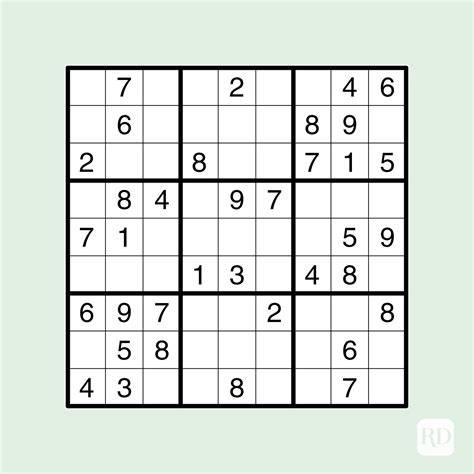
#> input picture data/OIP-1977465204.jpg, 474 x 474 px; its folder holds only this picture in this run
$ python -i image_parsing.py   (imports and definitions only)
#> lines starting #> are read from the running program, lines starting #| are printed output that depends on the picture; after the words box and inside, x2 and y2 are one past the last pixel; in counts of white or black regions, pixels touching at a corner belong together
#> further down, picture is the input picture: shape (474, 474, 3); mean B, G, R 221, 227, 220.5
from __future__ import annotations

import threading
from concurrent.futures import ThreadPoolExecutor
from typing import Any

import cv2
import numpy as np

from modules.ocr.errors import OCREngineError
from modules.ocr.factory import create_ocr_engine


class OCRMismatchError(Exception):
    """
    Exception raised when the number of predictions does not match the number of populated cells.
    """

    def __init__(self, message: str) -> None:
        super().__init__(message)


class ObjectDetectionError(Exception):
    """
    Exception raised when object detection fails.
    """

    def __init__(self, message: str) -> None:
        super().__init__(message)


class _OCREngine:
    _instance: Any | None = None
    _lock = threading.Lock()
    _executor = ThreadPoolExecutor(max_workers=1, thread_name_prefix="ocr")

    # [22 lines left out: functions _get_ocr_engine, clear_cache, not called in this run]

    def __init__(self) -> None:
        self._ocr = self._get_ocr_engine()

    def _predict(self, image: np.ndarray) -> list[Any]:
        return self._ocr.predict(image)


class InferenceEngine(_OCREngine):
    """
    Sudoku puzzle image to array parser.
    """

    def __init__(self) -> None:
        super().__init__()

    # [75 lines left out: functions __split_grid, __predict_digits, __std_masking, __parse_to_numpy, run, not called in this run]


def _threshold(image: np.ndarray) -> np.ndarray:
    gray = cv2.cvtColor(image, cv2.COLOR_BGR2GRAY)
    blur = cv2.GaussianBlur(gray, (7, 7), 0)
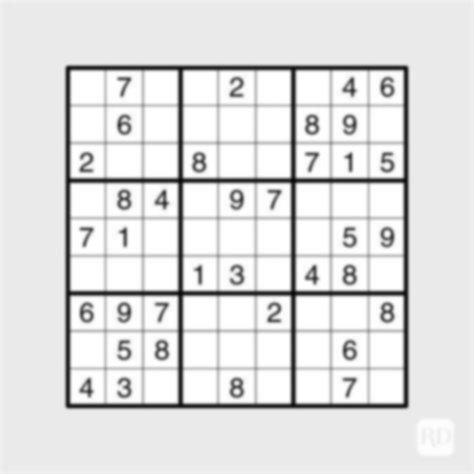
#> blur: shape (474, 474); min 7, max 255, mean 224.2
    return cv2.adaptiveThreshold(
        blur, 255, cv2.ADAPTIVE_THRESH_GAUSSIAN_C, cv2.THRESH_BINARY_INV, 11, 2
    )
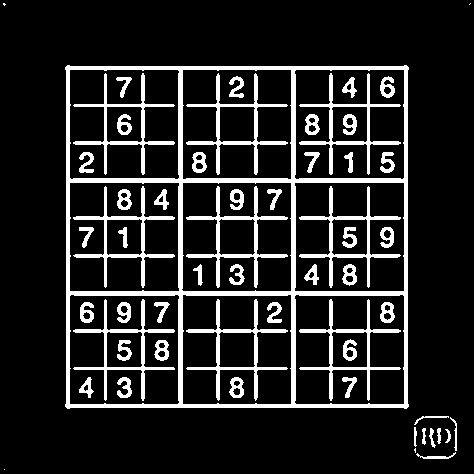
#> returned value: shape (474, 474); 13.7% white; 58 white regions (4 under 20 px)


# [11 lines left out: function draw_contour, not called in this run]


def _reorder(points: np.ndarray) -> np.ndarray:
    points = points.reshape((4, 2))
    new_points = np.zeros((4, 2), dtype=np.float32)

    add = points.sum(1)
    new_points[0] = points[np.argmin(add)]  # top-left
    new_points[2] = points[np.argmax(add)]  # bottom-right

    diff = np.diff(points, axis=1)
    new_points[1] = points[np.argmin(diff)]  # top-right
    new_points[3] = points[np.argmax(diff)]  # bottom-left

    return new_points


def extract_grid(img: np.ndarray, side: int = 450) -> np.ndarray:
    """
    Extracts a quadrilateral object from the given image.

    Args:
        img(np.ndarray): Image or video frame.
        side(int): Side length of the output.
    Returns:
        np.ndarray: The extracted object as a square.
    Raises:
        ObjectDetectionError: If no quadrilateral object can be detected.
    """
    img_thresh = _threshold(img)
    contours, _ = cv2.findContours(
        img_thresh, cv2.RETR_EXTERNAL, cv2.CHAIN_APPROX_SIMPLE
    )
#> contours = 13 contours, 4 with area under 20; largest, box (x1, y1, x2, y2) and area: (65, 65, 409, 409) 116305, (416, 452, 456, 459) 58, (429, 428, 436, 448) 38, (414, 416, 449, 425) 36, (450, 417, 457, 451) 35
    contour = max(contours, key=cv2.contourArea)
#> contour = contour of 24 points, box (x1, y1, x2, y2) (65, 65, 409, 409), area 116305

    peri = cv2.arcLength(contour, True)
#> peri = 1370.6

    approx = cv2.approxPolyDP(contour, 0.02 * peri, True)
#> approx = [[67, 65], [65, 406], [406, 408], [408, 67]]

    if not len(approx) == 4:
        raise ObjectDetectionError(
            f"Invalid shape {approx.shape}: Expected 4 vertices got {len(approx)}."
        )

    points = _reorder(approx)
#> in _reorder, `add = points.sum(1)`: add = [132, 471, 814, 475]
#> in _reorder, `diff = np.diff(points, axis=1)`: diff = [-2, 341, 2, -341]
#> points = [[67, 65], [408, 67], [406, 408], [65, 406]]

    pts1 = np.asarray(points, dtype=np.float32)
#> pts1 = [[67, 65], [408, 67], [406, 408], [65, 406]]
    pts2 = np.asarray(
        [[0, 0], [side, 0], [side, side], [0, side]],
        dtype=np.float32,
    )

    matrix = cv2.getPerspectiveTransform(pts1, pts2)
#> matrix = [[1.32, 0.00774, -88.92], [-0.00774, 1.32, -85.26], [-3.7e-19, -2.17e-21, 1]]
    warped = cv2.warpPerspective(img, matrix, (side, side))
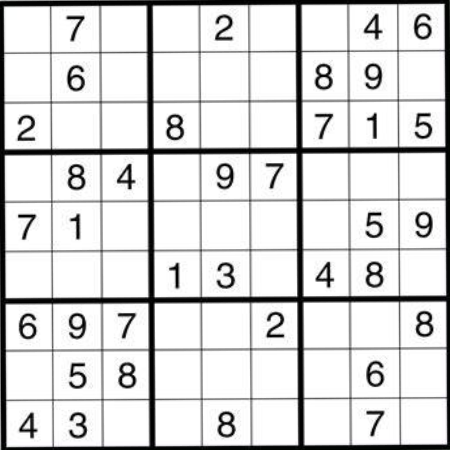
#> warped: shape (450, 450, 3); mean B, G, R 216.8, 216.7, 216.8

    return warped

>>> import cv2
>>> picture = cv2.imread('../data/OIP-1977465204.jpg')
>>> result = extract_grid(picture)

$ run again, on data/printable-sudoku-puzzles1.jpg
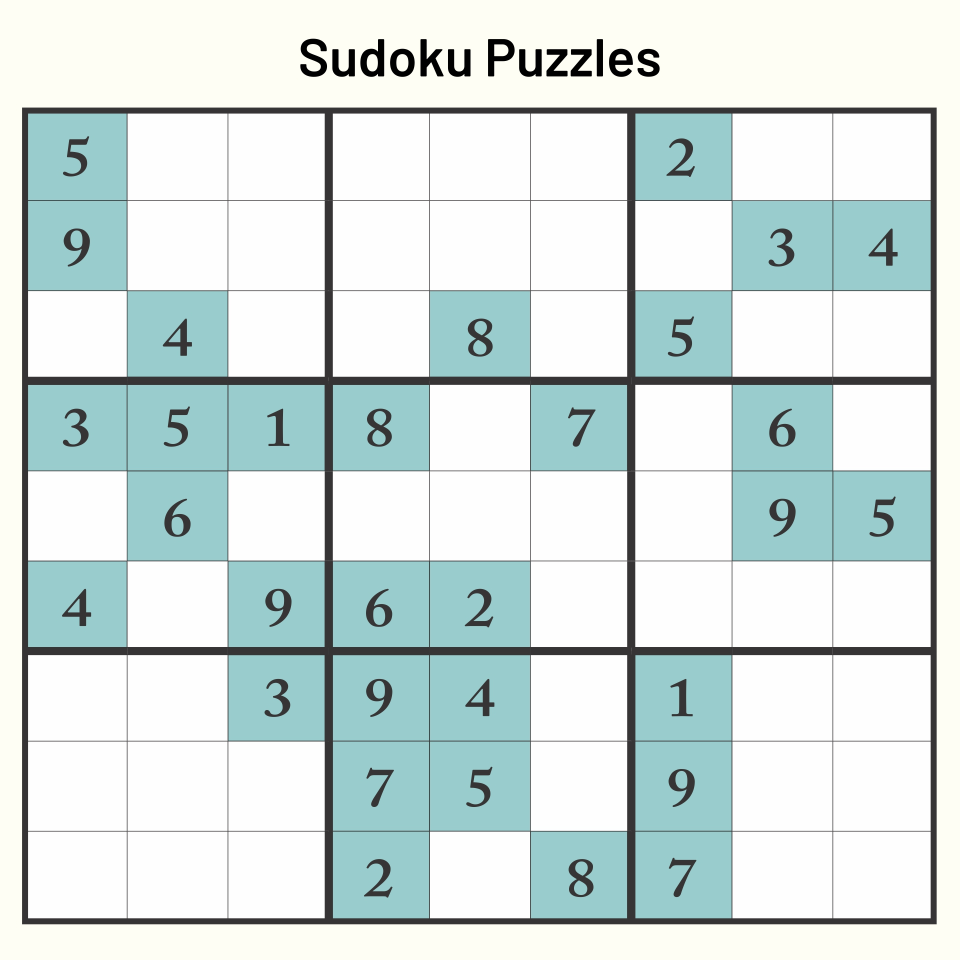
#> input picture data/printable-sudoku-puzzles1.jpg, 1920 x 1920 px (shown at 1/2 size)
#> picture is the input picture: shape (1920, 1920, 3); mean B, G, R 222.7, 224.2, 210.4
#> in _threshold, `return cv2.adaptiveThreshold( blur, 255, cv2.ADAPTIVE_THRESH_GAUSSIAN_..`:
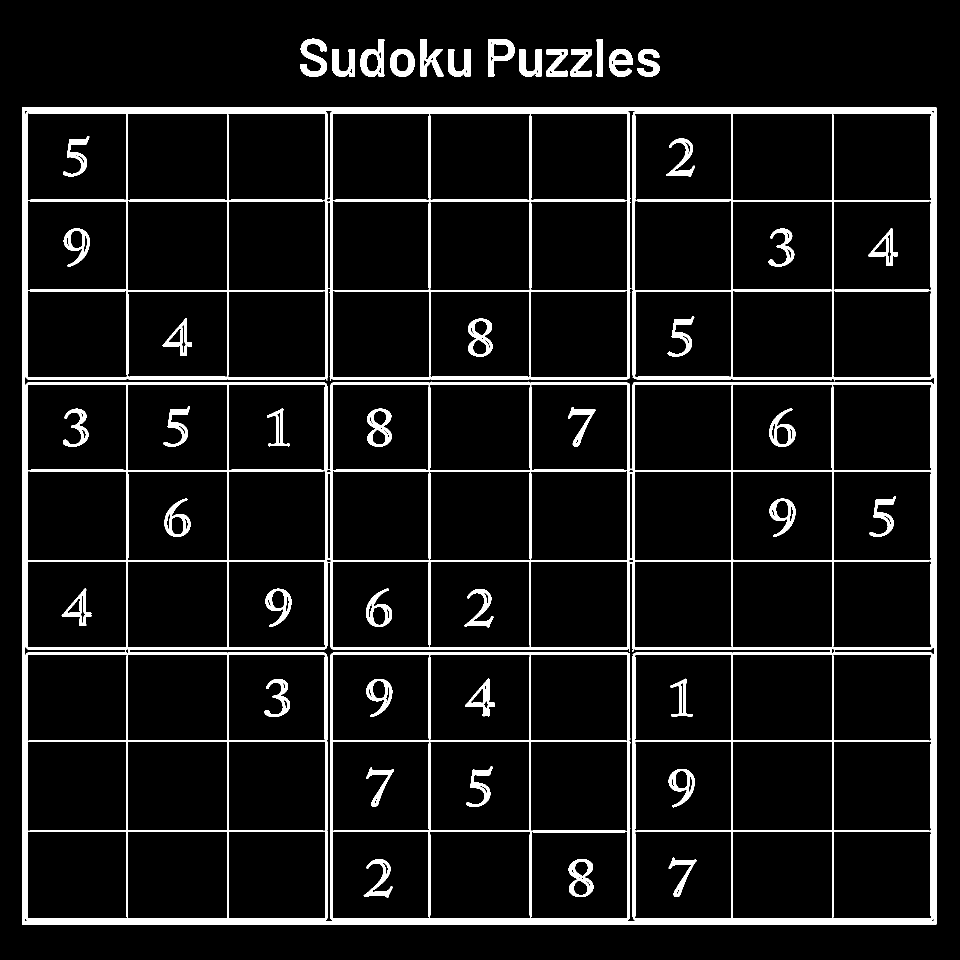
#> returned value: shape (1920, 1920) (shown at 1/2 size); 8% white; 45 white regions
#> contours = 14 contours; largest, box (x1, y1, x2, y2) and area: (44, 215, 1874, 1849) 2985130, (721, 78, 769, 154) 2484, (976, 78, 1029, 153) 2412, (780, 98, 829, 154) 2165, (600, 77, 654, 154) 1891
#> contour = contour of 10 points, box (x1, y1, x2, y2) (44, 215, 1874, 1849), area 2985130
#> peri = 6923.7
#> approx = [[44, 215], [44, 1848], [1873, 1847], [1872, 215]]
#> add = [259, 1892, 3720, 2087]
#> diff = [171, 1804, -26, -1657]
#> in extract_grid, `points = _reorder(approx)`: points = [[44, 215], [1872, 215], [1873, 1847], [44, 1848]]
#> matrix = [[0.246, 6.39e-19, -10.83], [-1.81e-17, 0.276, -59.28], [-3.35e-07, 3.35e-07, 1]]
#> in extract_grid, `warped = cv2.warpPerspective(img, matrix, (side, side))`:
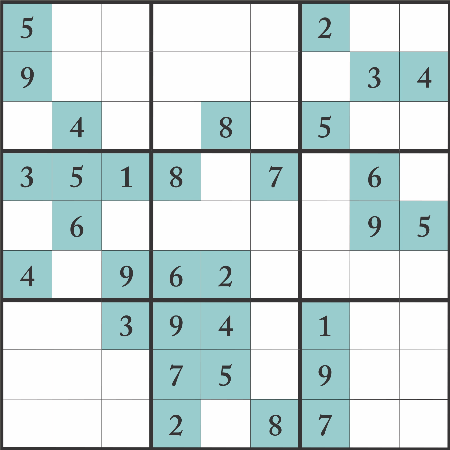
#> warped: shape (450, 450, 3); mean B, G, R 219.5, 219.1, 202.1
